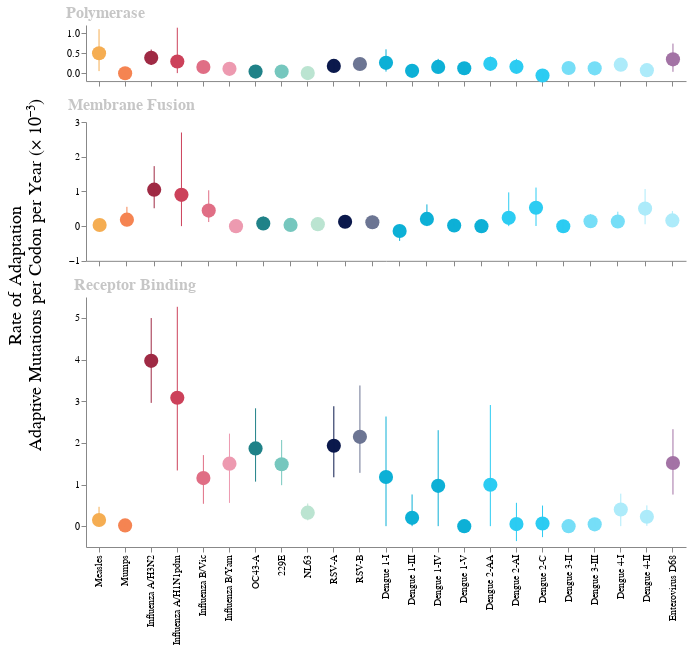

The notebook cell saved with this chart:
### Code cell
#WITH FUSION PROTEIN

#set height and width of plots
standard_width = 600
standard_height = 250


# generate the points
points_p = alt.Chart(df_polymerase).mark_point(
    filled=True,
    size=200, 
    opacity=1
).encode(
    x=alt.X('legible_name:N', sort=virus_order, title=''),
    y=alt.Y('adaptive_subs_per_codon_per_year:Q', title=''),
    color=alt.Color('legible_name', scale=alt.Scale(domain=dom, range=rng), legend=None),
    tooltip=[alt.Tooltip('legible_name:N', title='Virus'),
             alt.Tooltip('legible_gene_name:N', title='Protein/Subunit'), 
             alt.Tooltip('legible_rate', title='Rate')],
).properties(
    width=standard_width,
    height=standard_height*p_relative_range, 
    title='Polymerase'
)

points_f = alt.Chart(df_fusion).mark_point(
    filled=True,
    size=200, opacity=1,
).encode(
    x=alt.X('legible_name:N', sort=virus_order, title=''),
    y=alt.Y('adaptive_subs_per_codon_per_year:Q', title=''),
    color=alt.Color('legible_name', scale=alt.Scale(domain=dom, range=rng), legend=None),
    tooltip=[alt.Tooltip('legible_name:N', title='Virus'),
             alt.Tooltip('legible_gene_name:N', title='Protein/Subunit'), 
             alt.Tooltip('legible_rate', title='Rate')],
).properties(
    width=standard_width,
    height=standard_height*f_relative_range, 
    title='Membrane Fusion'
)

points_r = alt.Chart(df_receptorbinding).mark_point(
    filled=True,
    size=200, opacity=1,
).encode(
    x=alt.X('legible_name:N', sort=virus_order, title=''),
    y=alt.Y('adaptive_subs_per_codon_per_year:Q', title=''),
    color=alt.Color('legible_name', scale=alt.Scale(domain=dom, range=rng), legend=None),
    tooltip=[alt.Tooltip('legible_name:N', title='Virus'),
             alt.Tooltip('legible_gene_name:N', title='Protein/Subunit'), 
             alt.Tooltip('legible_rate', title='Rate')],
).properties(
    width=standard_width,
    height=standard_height, 
    title='Receptor Binding'
)

#generate the error bars
errorbars_p = alt.Chart(df_polymerase).mark_errorbar().encode(
    x=alt.X('legible_name:N', sort=virus_order, title='', axis=alt.Axis(labels=False)),
    y=alt.Y("lower_95ci", title=''),
    y2="upper_95ci", 
    color=alt.Color('legible_name', scale=alt.Scale(domain=dom, range=rng), legend=None),
    tooltip=alt.value(None)
).properties(
    width=standard_width,
    height=standard_height*p_relative_range
)

errorbars_f = alt.Chart(df_fusion).mark_errorbar().encode(
    x=alt.X('legible_name:N', sort=virus_order, title='', axis=alt.Axis(labels=False)),
    y=alt.Y("lower_95ci", title=''),
    y2="upper_95ci",
    color=alt.Color('legible_name', scale=alt.Scale(domain=dom, range=rng), legend=None),
    tooltip=alt.value(None)
).properties(
    width=standard_width,
    height=standard_height*f_relative_range
)

errorbars_r = alt.Chart(df_receptorbinding).mark_errorbar().encode(
    x=alt.X('legible_name:N', sort=virus_order, title=''),
    y=alt.Y("lower_95ci", title=''),
    y2="upper_95ci",
    color=alt.Color('legible_name', scale=alt.Scale(domain=dom, range=rng), legend=None),
    tooltip=alt.value(None)
).properties(
    width=standard_width,
    height=standard_height
)

#y-axis label for all 3 plots
text = alt.Chart().mark_text(
    align="center",
    baseline="bottom",
    fontSize=18,
    fontWeight=400,
    angle=270,
    color='black'
).encode(
    x=alt.value(20),  # pixels from left
    y=alt.value(250),  # pixels from top
    text=alt.value(['Rate of Adaptation', 'Adaptive Mutations per Codon per Year (× 10⁻³)'])
)

#layer the points and error bars
top = alt.layer(points_p, errorbars_p, data=df_polymerase)
middle = alt.layer(points_f, errorbars_f, data=df_fusion)
bottom = alt.layer(points_r, errorbars_r, data=df_receptorbinding)

#stack the genes
plot_layout = alt.vconcat(top, middle, bottom, spacing=10)

#add the yaxis label
chart = alt.hconcat(text, plot_layout).configure_axis(
    grid=False
).configure_view(
    strokeWidth=0
).configure_title(
    fontSize=16,
    anchor='start',
    color='#c6c6c6'
).resolve_scale(
    y='independent',
    x='independent',
)

# chart.save('overview_plot.html')

chart
